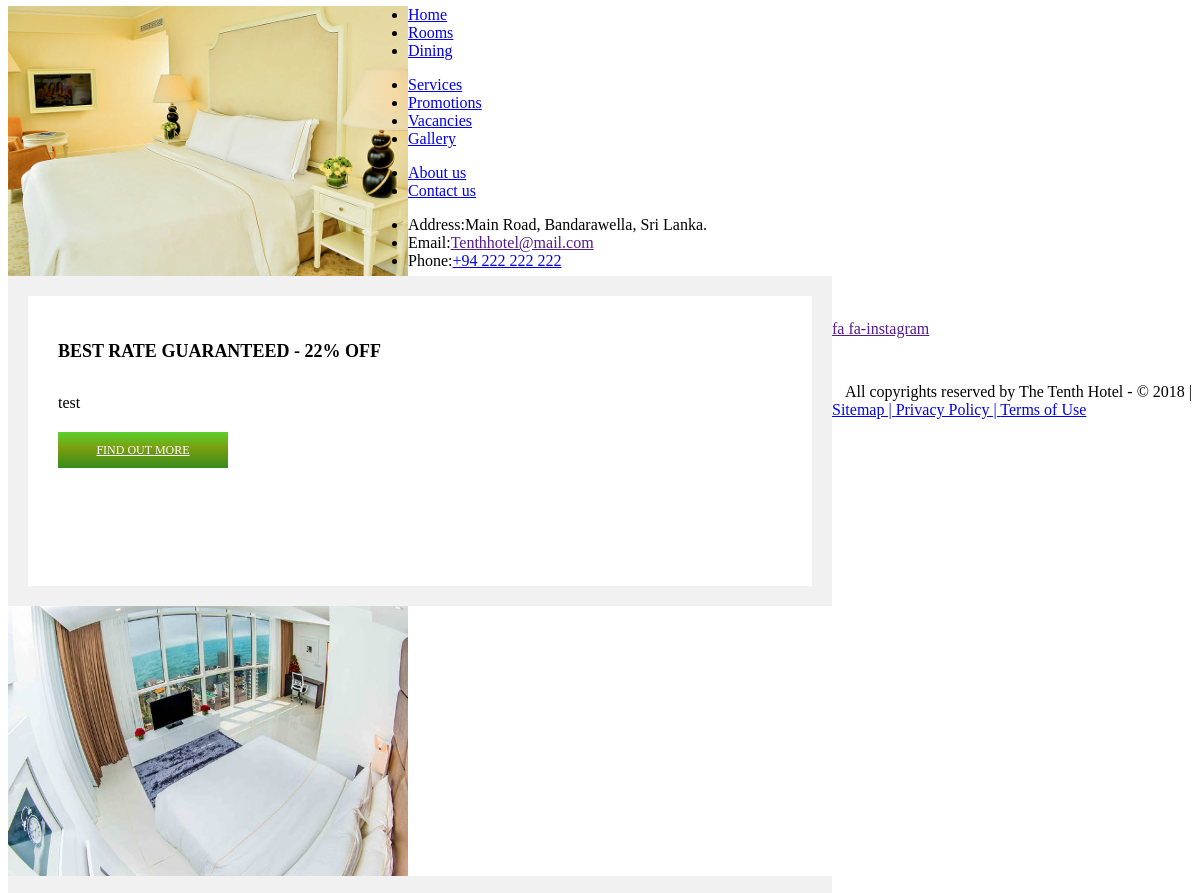
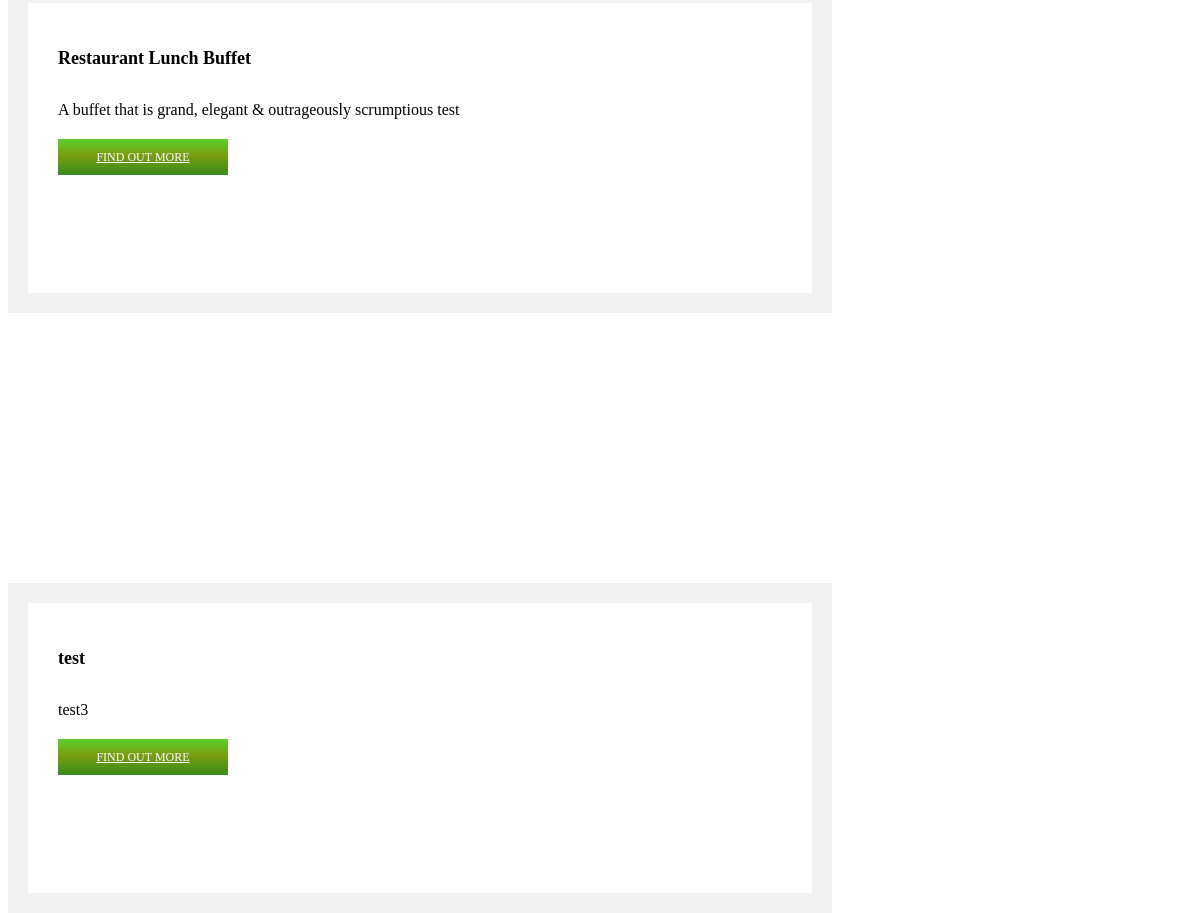
Before: /view_promotions.php (lower part) with the older database file (2 pictures, top to bottom).
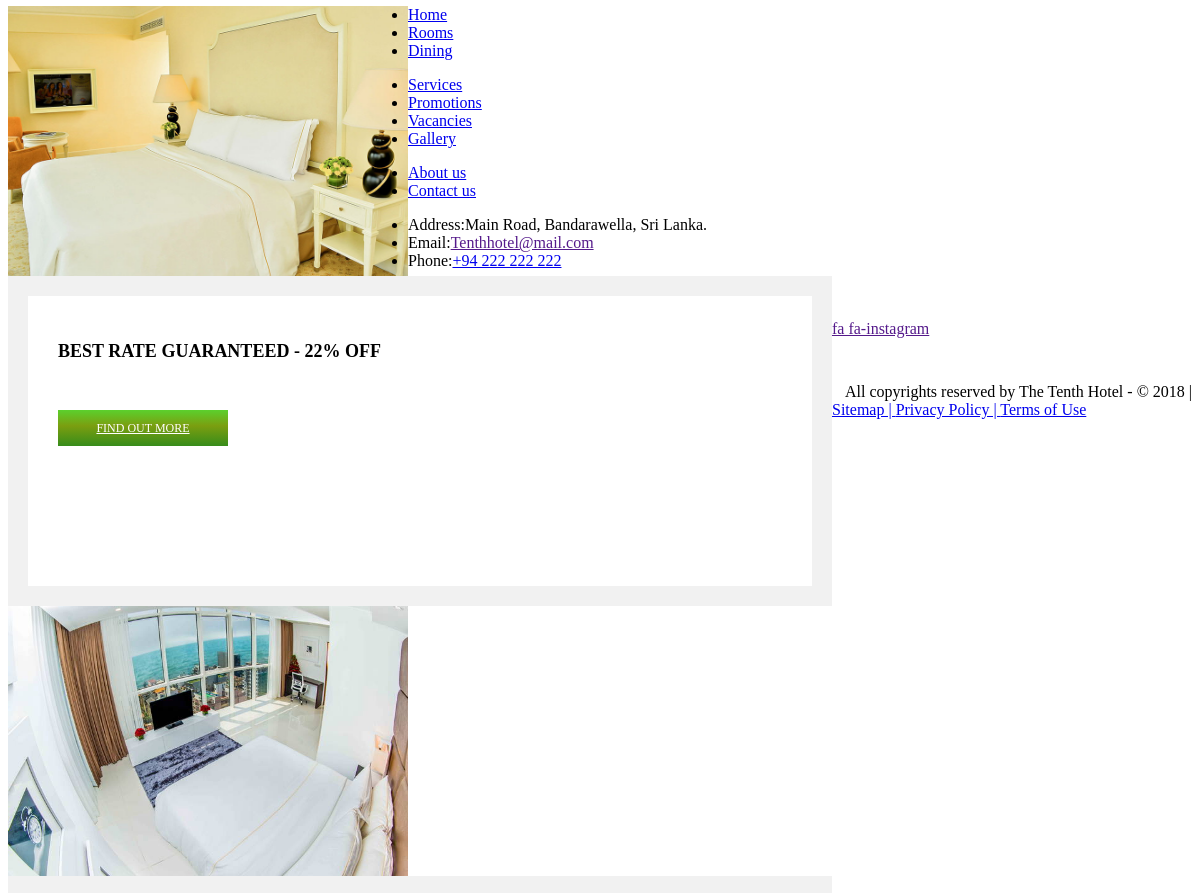
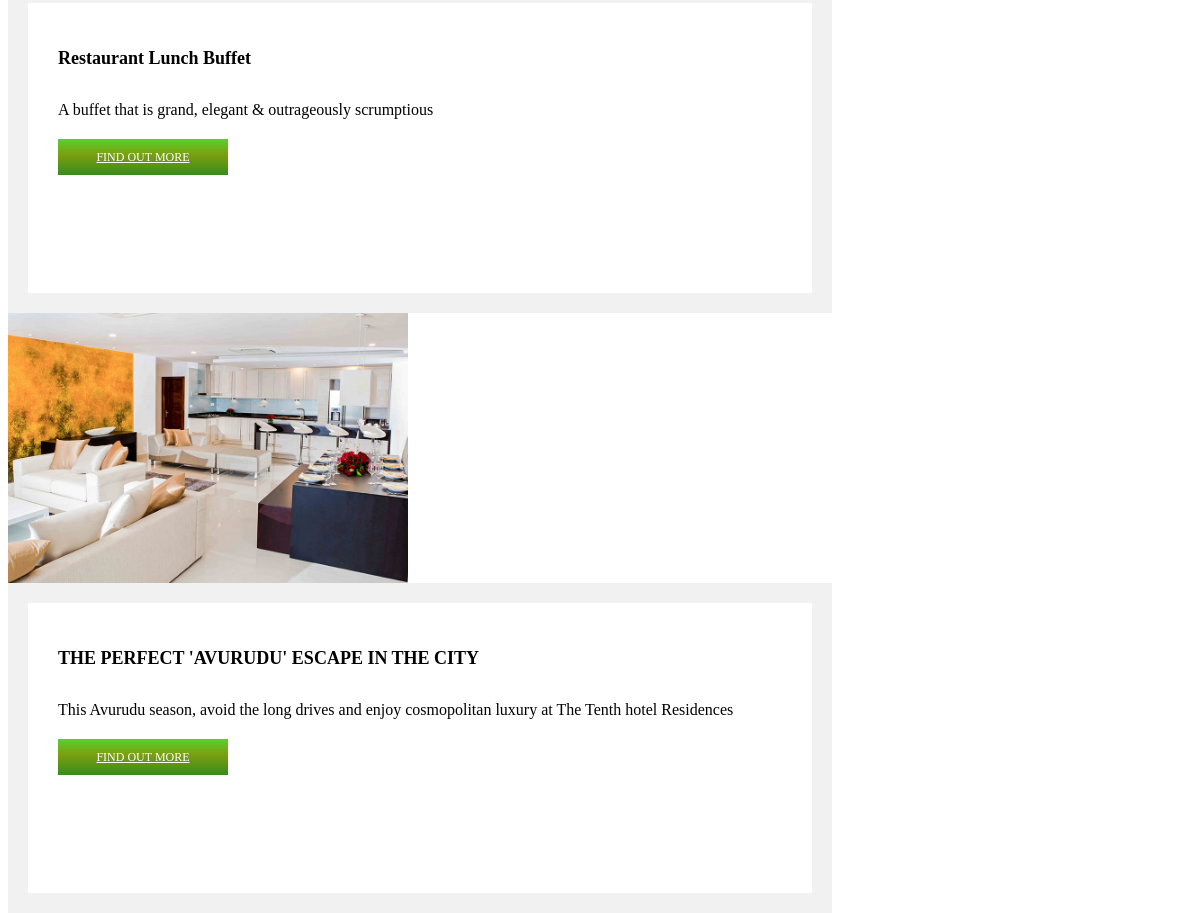
After: the same page with the newer database file (2 pictures, top to bottom).
### tables this page shows
CREATE TABLE `promotion` (
  `promotion_no` int(11) NOT NULL,
  `prm_caption` varchar(200) DEFAULT NULL,
  `prm_desc` varchar(700) NOT NULL,
  `promotion_cat_id` varchar(10) NOT NULL,
  `promotion_name` varchar(100) NOT NULL,
  `promotion_img` varchar(500) NOT NULL,
  `package _details` varchar(500) NOT NULL
);

### config/customer.php (called while the page is built, shortened)
<?php
class customer extends user{
    public function view_promotions($table){
        $sql ="SELECT *  FROM ".$table;
        $array =array();
        $query =mysqli_query($this->con,$sql);
        while($row =mysqli_fetch_assoc($query)){
            $array[] = $row;
        }
        return $array;
    }
}
$obj =new customer;
?>

### config/db_con.php (called while the page is built, shortened)
<?php
    class database {
        public  function __construct(){
             $this ->con = mysqli_connect("localhost","root","","10thhotel2") or die("Error connecting to database");
        }
    }
?>

### view_promotions.php (the view, shortened to what this page needs)
<?php
	include "./config/customer.php";
?>
<!DOCTYPE html>
<html lang="en">
    <head>
        <link rel="stylesheet" href="assets/css/promotion.css" >
    </head>
    <body class="" >
		<div class="site-main container">
			<div class="section-child-page-blocks row">
					<?php
					$myrow =$obj ->view_promotions("promotion");
					foreach($myrow as $row){ ?>
					<div class="col-sm-10 custom-offer col-sm-offset-1 col-md-6 col-md-offset-3 col-lg-10 col-lg-offset-1">
						<div class="image-wrapper" style="background-image: url(<?php echo $row['promotion_img']?>);"></div>
						<div class="description-wrapper noimg">
							<div class="description-inner">
								<h2><?php echo  $row['promotion_name'] ?></h2>
									<div class="description">
										<p><?php echo  $row['prm_caption'] ?></p></div>
								<br>
								<a href="view_promotions2.php?promotion_no=<?php echo $row['promotion_no']; ?>" class="button1">Find Out More</a></div>
						</div>
					</div>
					<?php } ?>
			</div>
		</div>
		<footer>
			<?php
				if(isset($_SESSION['uid'])) {
					include_once './footers/footer2.php';
				}else{
					include_once './footers/footer1.php';
				}
			?>
		</footer>
	</body>
</html>

### footers/footer1.php (shortened to what this page needs)
<div class="section-footer-content row">
	<div class="footer-menu-wrapper col-sm-5 col-sm-push-1 col-md-7 col-lg-5 col-lg-push-4">
		<div class="inner">
			<ul class="footer-menu">
				<li><a href="index.php">Home</a></li>
				<li><a href="view_room.php">Rooms</a></li>
				<li><a href="view_dinning.php">Dining</a></li>
			</ul>
			<ul class="footer-menu">
				<li><a href="view_services.php">Services</a></li>
				<li><a href="view_promotions.php">Promotions</a></li>
				<li><a href="view_vacancies.php">Vacancies</a></li>
				<li><a href="gallery.php">Gallery</a>  </li>
			</ul>
		</div>
		<div class="inner">
			<ul class="footer-menu">
				<li><a href="about_us.php">About us</a> </li>
				<li><a href="contact_us.php">Contact us</a></li>
			</ul>
		</div>
	</div>
	<ul class="footer-contact-wrapper col-sm-5 col-sm-push-1 col-md-4 col-lg-3 col-lg-pull-4 col-lg-push-0">
		<li><span class="label">Address:</span><span >Main Road, Bandarawella, Sri Lanka.</span></li>
		<li><span class="label">Email:</span><span ><a href="">Tenthhotel@mail.com</a></span></li>
		<li><span class="label">Phone:</span><span ><a href="tel:+94222222222">+94 222 222 222</a></span></li>
	</ul>
</div>
<div class="section-footer-bottom row">
	<ul class="social-media-wrapper col-xs-12 ">
		<li>
		</li>
		<li>
			<a href="" target="_blank">fa fa-instagram
			</a>
		</li>
		<li>
		</li>
	</ul>
	<div class="bottom-content-wrapper">
		<div class="col-xs-12 col-lg-6"style="text-align:right"><span class="copyright">All copyrights reserved by</span> The Tenth Hotel - © 2018  |</div>
		<div class="col-xs-12 col-lg-6"style="text-align:left"><span><a href="index.php">Sitemap | </a> </span>
			  <span><a href="#"> Privacy Policy | </a></span>
			  <span><a href="#"> Terms of Use</a></span>
		</div>
	</div>
</div>

### assets/css/promotion.css (style rules this page uses)
.section-child-page-blocks { margin-top: 40px; }
.section-child-page-blocks .col-sm-10:not(:last-of-type), .section-child-page-blocks .col-sm-10:not( :nth-last-of-type(2)) { margin-bottom: 30px; }
.section-child-page-blocks .custom-offer .image-wrapper { width: 400px; float: left; height: 270px; }
.section-child-page-blocks .image-wrapper { height: 300px; background-position: center; background-repeat: no-repeat; background-size: cover; }
.section-child-page-blocks .custom-offer .description-wrapper { width: calc(100% - 400px); float: left; }
.section-child-page-blocks .description-wrapper { padding: 20px; background: #f1f1f1; text-align: center; position: relative; }
.section-child-page-blocks .description-wrapper.noimg:before { border: none; }
.section-child-page-blocks .description-wrapper:before { content: ""; border-left: 25px solid transparent; border-right: 25px solid transparent; border-bottom: 20px solid #f1f1f1; top: -20px; bottom: auto; }
.section-child-page-blocks .custom-offer .description-wrapper .description-inner { min-height: 230px; text-align: left; }
button1, .button1 { display: inline-block; min-width: 130px; padding: 12px 20px; background: #af861b; background: #e4b22d; background: -moz-linear-gradient(top, #e4b22d 0%, #c99718 44%, #b07d03 100%); background: -webkit-linear-gradient(top, #e4b22d 0%, #c99718 44%, #b07d03 100%); background: linear-gradient(to bottom, #5bd02d 0%, #7b9e10 44%, #378c1b 100%); border: none; position: relative; color: white; font-size: 12px; line-height: 1; text-align: center; text-transform: uppercase; vertical-align: top; cursor: pointer; -webkit-transition: all .3s ease-out; -moz-transition: all .3s ease-out; -o-transition: all .3s ease-out; transition: all .3s ease-out; }
.section-child-page-blocks .description-wrapper .description-inner { height: 220px; }
.section-child-page-blocks .description-wrapper .description-inner { padding: 30px; background: #fff; }
.section-child-page-blocks .description-wrapper h2 { margin-bottom: 30px; font-size: 18px; }
li { display: list-item; text-align: -webkit-match-parent; }
p { margin: 0; line-height: 22px; }

### view_promotions.php (style rules this page uses)
button1, .button1 { display: inline-block; min-width: 130px; padding: 12px 20px; background: #af861b; background: #e4b22d; background: -moz-linear-gradient(top, #e4b22d 0%, #c99718 44%, #b07d03 100%); background: -webkit-linear-gradient(top, #e4b22d 0%, #c99718 44%, #b07d03 100%); background: linear-gradient(to bottom, #5bd02d 0%, #7b9e10 44%, #378c1b 100%); border: none; position: relative; color: white; font-size: 12px; line-height: 1; text-align: center; text-transform: uppercase; vertical-align: top; cursor: pointer; -webkit-transition: all .3s ease-out; -moz-transition: all .3s ease-out; -o-transition: all .3s ease-out; transition: all .3s ease-out; }

Changed rows visible on the page:
removed promotion: promotion_name "test", prm_caption "test3"
changed promotion "BEST RATE GUARANTEED - 22% OFF": prm_caption "test" → (not shown)
changed promotion "Restaurant Lunch Buffet": prm_caption "A buffet that is grand, elegant & outrageously scrumptious test" → "A buffet that is grand, elegant & outrageously scrumptious"
added promotion: promotion_img (picture), promotion_name "THE PERFECT 'AVURUDU' ESCAPE IN THE CITY", prm_caption "This Avurudu season, avoid the long drives and enjoy cosmopolitan luxury at The Tenth hotel Residences"
